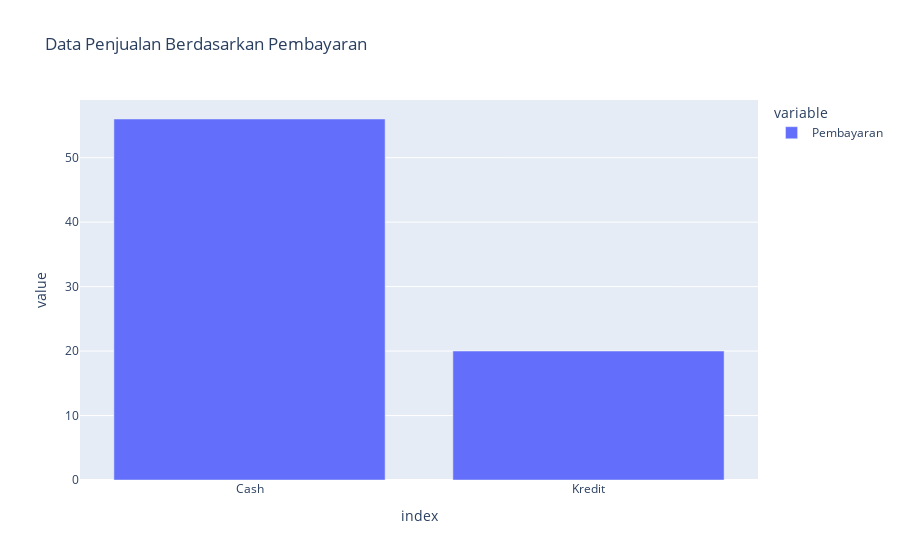

Notebook code cell kept with this figure:
### Code cell
fig = px.bar(penjualan['Pembayaran'].value_counts(),
            title="Data Penjualan Berdasarkan Pembayaran")
fig.show()

### Figure 1 — Plotly figure (JSON) as saved in the notebook; plotly's stock layout.template omitted (floating-point values rounded to 4 significant figures)
{"data": [{"alignmentgroup": "True", "hovertemplate": "variable=Pembayaran<br>index=%{x}<br>value=%{y}<extra></extra>", "legendgroup": "Pembayaran", "marker": {"color": "#636efa", "pattern": {"shape": ""}}, "name": "Pembayaran", "offsetgroup": "Pembayaran", "orientation": "v", "showlegend": true, "textposition": "auto", "type": "bar", "x": ["Cash", "Kredit"], "xaxis": "x", "y": [56, 20], "yaxis": "y"}], "layout": {"barmode": "relative", "legend": {"title": {"text": "variable"}, "tracegroupgap": 0}, "title": {"text": "Data Penjualan Berdasarkan Pembayaran"}, "xaxis": {"anchor": "y", "domain": [0, 1], "title": {"text": "index"}}, "yaxis": {"anchor": "x", "domain": [0, 1], "title": {"text": "value"}}}}
